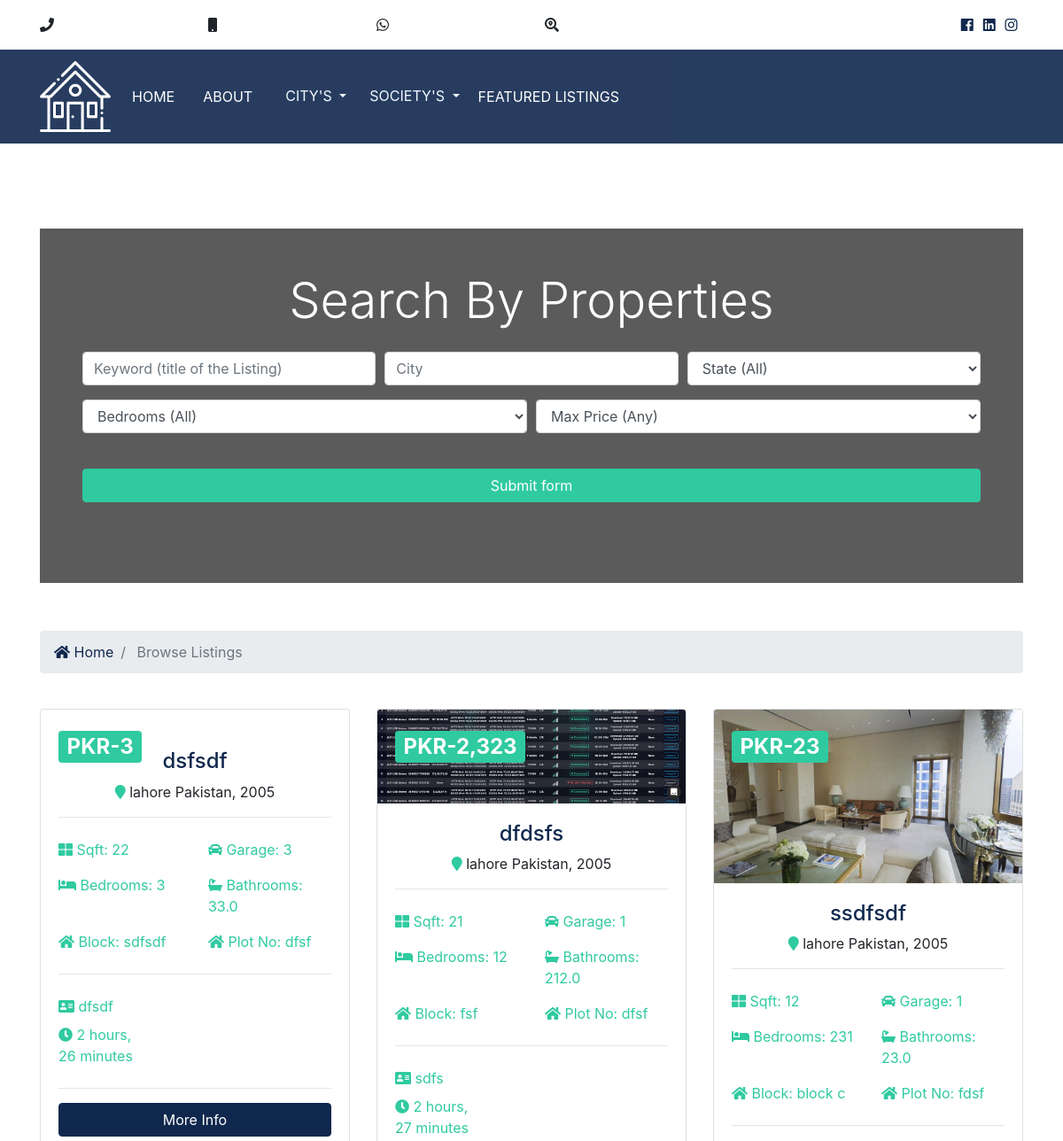
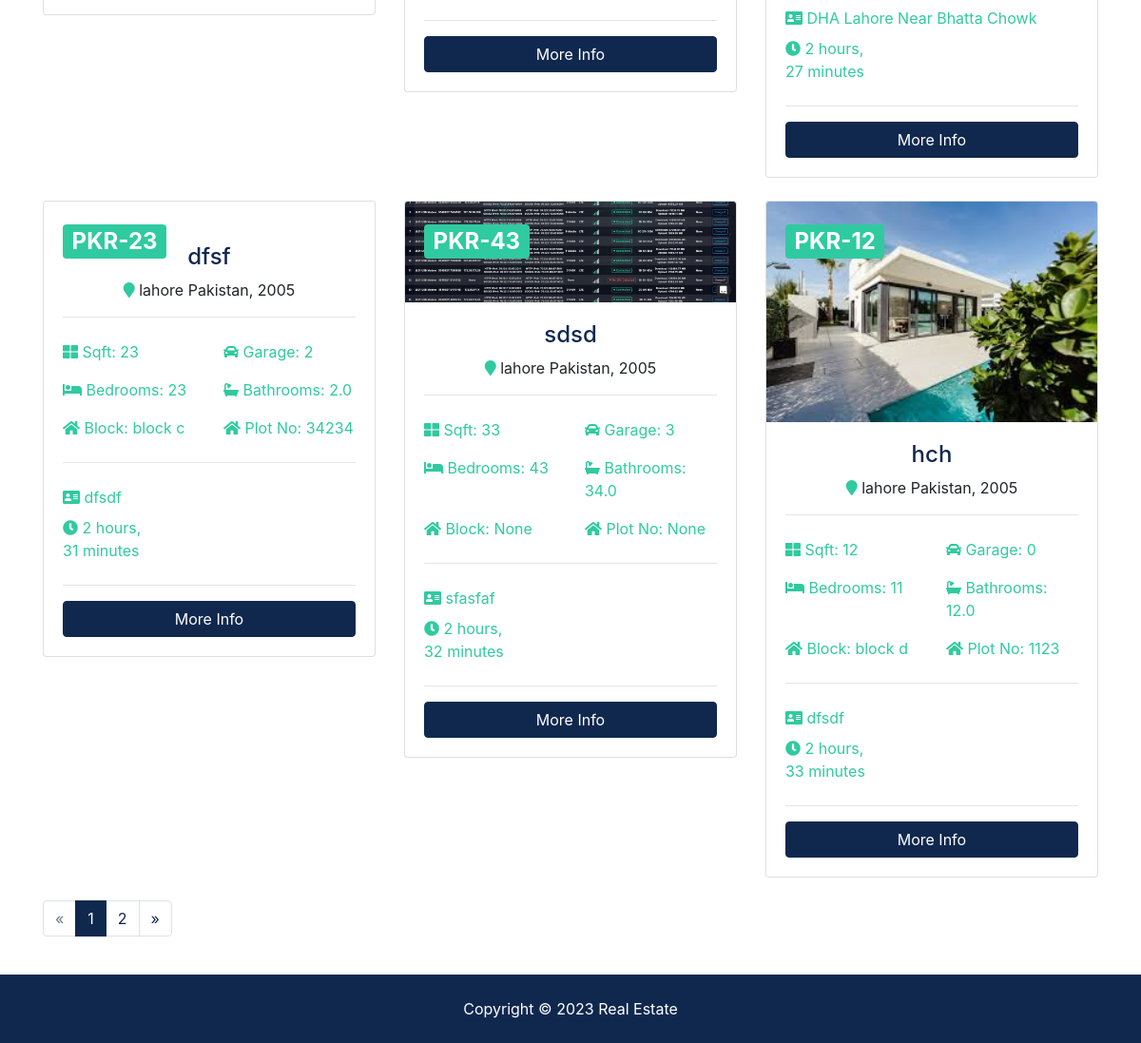
/listings/, run on the app's committed database (2 pictures, top to bottom).
### listings/models.py (models this page shows, shortened)
class Listing(models.Model):
    socity_phase_sector = models.ForeignKey(Socity_phase_Sector, on_delete=models.CASCADE, default=None)
    title = models.CharField(max_length=200)
    address = models.CharField(max_length=200, null=True)
    block = models.CharField(max_length=200, null=True)
    plot_no = models.CharField(max_length=200, null=True)
    description = tinymce_models.HTMLField(blank=True)
    video_url = models.CharField(max_length=1000, null=True)
    price = models.IntegerField(null=True)
    bedrooms = models.IntegerField(null=True)
    bathrooms = models.DecimalField(max_digits=4, decimal_places=1, null=True)
    garage = models.IntegerField(default=0)
    square_foot = models.IntegerField(null=True)
    plot_size = models.DecimalField(max_digits=5, decimal_places=1, null=True)
    photo_main = models.ImageField(upload_to='photos/%Y/%m/%d/', blank=True)
    photo_1 = models.ImageField(upload_to='photos/%Y/%m/%d/', blank=True)
    photo_2 = models.ImageField(upload_to='photos/%Y/%m/%d/', blank=True)
    photo_3 = models.ImageField(upload_to='photos/%Y/%m/%d/', blank=True)
    photo_4 = models.ImageField(upload_to='photos/%Y/%m/%d/', blank=True)
    photo_5 = models.ImageField(upload_to='photos/%Y/%m/%d/', blank=True)
    photo_6 = models.ImageField(upload_to='photos/%Y/%m/%d/', blank=True)
    is_published = models.BooleanField(default=True)
    list_date = models.DateTimeField(default=datetime.now, blank=True)
    created_at = models.DateTimeField(auto_now_add=True, blank=True)
    updated_at = models.DateTimeField(auto_now=True, blank=True)
    class Meta:
        verbose_name = "15. Plot Listing"

class Socity_phase_Sector(models.Model):
    society = models.ForeignKey(Society, on_delete=models.CASCADE, default=None)
    society_phase = models.ForeignKey(Socity_phase, on_delete=models.CASCADE)
    society_sector = models.ForeignKey(Socity_Sector, on_delete=models.CASCADE)
    is_published = models.BooleanField(default=True)
    list_date = models.DateTimeField(default=datetime.now, blank=True)
    created_at = models.DateTimeField(auto_now_add=True, blank=True)
    updated_at = models.DateTimeField(auto_now=True, blank=True)
    class Meta:
        verbose_name = "20. Society Phase and Sector"

class Society(models.Model):
    city = models.ForeignKey(city, on_delete=models.CASCADE)
    title = models.CharField(max_length=200)
    address = models.CharField(max_length=200)
    state = models.CharField(max_length=100)
    zipcode = models.CharField(max_length=20)
    photo_main = models.ImageField(upload_to='photos/%Y/%m/%d/')
    is_published = models.BooleanField(default=True)
    list_date = models.DateTimeField(default=datetime.now, blank=True)
    created_at= models.DateTimeField(auto_now_add=True, blank=True)
    updated_at= models.DateTimeField(auto_now=True, blank=True)
    class Meta:
        verbose_name = "01. Society Name"

class city(models.Model):
    title = models.CharField(max_length=200)
    photo_main = models.ImageField(upload_to='photos/%Y/%m/%d/')
    is_published = models.BooleanField(default=True)
    list_date = models.DateTimeField(default=datetime.now, blank=True)
    created_at = models.DateTimeField(auto_now_add=True, blank=True)
    updated_at = models.DateTimeField(auto_now=True, blank=True)
    def __str__(self):
        return self.title
    class Meta:
        verbose_name = "00. Society City"

### listings/views.py (the view)
# urls.py: path('', views.index, name='listings'),
def index(request):
  listings = Listing.objects.order_by('-list_date').filter(is_published=True)
  paginator = Paginator(listings, 6)
  page = request.GET.get('page')
  paged_listings = paginator.get_page(page)
  city_data = city.objects.order_by('-list_date').filter(is_published=True)
  society_dropdown = Society.objects.order_by('-list_date').filter(is_published=True)
  context = {
    'city_dropdown': city_data,
    'society_dropdowns': society_dropdown,
    'listings': paged_listings,
    'state_choices': state_choices,
    'bedroom_choices': bedroom_choices,
    'price_choices': price_choices
  }
  return render(request, 'listings/listings.html', context)

### templates/listings/listings.html (shortened to what this page needs)
{% extends 'base.html' %}
{% load humanize %}
{% block content %}
<section id="showcase" style="min-height: 510px !important;">
    <div class="container text-center">
      <div class="home-search p-5">
        <div class="overlay p-5">
          <h1 class="display-4 mb-4">
            Search By Properties
          </h1>
          <div class="search">
            <form action="{% url 'search' %}">
              <div class="form-row">
                <div class="col-md-4 mb-3">
                  <input type="text" name="keywords" class="form-control" placeholder="Keyword (title of the Listing)">
                </div>
                <div class="col-md-4 mb-3">
                  <input type="text" name="city" class="form-control" placeholder="City">
                </div>
                <div class="col-md-4 mb-3">
                  <select name="state" class="form-control">
                    <option selected="true" disabled="disabled">State (All)</option>
                  </select>
                </div>
              </div>
              <div class="form-row">
                <div class="col-md-6 mb-3">
                  <select name="bedrooms" class="form-control">
                    <option selected="true" disabled="disabled">Bedrooms (All)</option>
                  </select>
                </div>
                <div class="col-md-6 mb-3">
                  <select name="price" class="form-control" id="type">
                    <option selected="true" disabled="disabled">Max Price (Any)</option>
                  </select>
                </div>
              </div>
              <button class="btn btn-secondary btn-block mt-4" type="submit">Submit form</button>
            </form>
          </div>
        </div>
      </div>
    </div>
  </section>
<br>
  <section id="bc" class="mt-3">
    <div class="container">
      <nav aria-label="breadcrumb">
        <ol class="breadcrumb">
          <li class="breadcrumb-item">
            <a href="{% url 'index' %}">
              <i class="fas fa-home"></i> Home</a>
          </li>
          <li class="breadcrumb-item active"> Browse Listings</li>
        </ol>
      </nav>
    </div>
  </section>
  <section id="listings" class="py-4">
    <div class="container">
      <div class="row">
        {% if listings %}
          {% for listing in listings %}
          <div class="col-md-6 col-lg-4 mb-4">
              <div class="card listing-preview">
                  {% if listing.photo_main.url %}
                      <a href="/listing/{{listing.id}}" > <img class="card-img-top" src="{{ listing.photo_main.url }}" alt=""></a>
                  {% endif %}
                <div class="card-img-overlay">
                  <h2>
                    <span class="badge badge-secondary text-white">PKR-{{ listing.price | intcomma }}</span>
                  </h2>
                </div>
                <div class="card-body">
                  <div class="listing-heading text-center">
                    <h4 class="text-primary">{{ listing.title }}</h4>
                    <p>
                      <i class="fas fa-map-marker text-secondary"></i> {{ listing.socity_phase_sector.society.city }} {{ listing.socity_phase_sector.society.state }}, {{ listing.socity_phase_sector.society.zipcode }}</p>
                  </div>
                  <hr>
                  <div class="row py-2 text-secondary">
                    <div class="col-6">
                      <i class="fas fa-th-large"></i> Sqft: {{ listing.square_foot }}</div>
                    <div class="col-6">
                      <i class="fas fa-car"></i> Garage: {{ listing.garage }}</div>
                  </div>
                  <div class="row py-2 text-secondary">
                    <div class="col-6">
                      <i class="fas fa-bed"></i> Bedrooms: {{ listing.bedrooms }}</div>
                    <div class="col-6">
                      <i class="fas fa-bath"></i> Bathrooms: {{ listing.bathrooms }}</div>
                  </div>
                                      <div class="row py-2 text-secondary">
                    <div class="col-6">
                      <i class="fas fa-home"></i> Block: {{ listing.block }}</div>
                    <div class="col-6">
                      <i class="fas fa-home"></i> Plot No: {{ listing.plot_no }}</div>
                  </div>
                  <hr>
                                      <div class="row py-2 text-secondary">
                    <div class="col-12">
                      <i class="fas fa-address-card"></i> {{ listing.address }}</div>
                  </div>
                  <div class="row text-secondary pb-2">
                    <div class="col-6">
                      <i class="fas fa-clock"></i> {{ listing.list_date | timesince }}</div>
                  </div>
                  <hr>
                  <a href="{% url 'listing' listing.id %}" class="btn btn-primary btn-block">More Info</a>
                </div>
              </div>
            </div>
          {% endfor %}
        {% else %}
          <div class="col-md-12">
            <p>No Listings Available</p>
          </div>
        {% endif %}
      </div>
      <div class="row">
        <div class="col-md-12">
          {% if listings.has_other_pages %}
            <ul class="pagination">
              {% if listings.has_previous %}
                <li class="page-item">
                  <a href="?page={{listings.previous_page_number}}" class="page-link">&laquo;</a>
                </li>
              {% else %}
                <li class="page-item disabled">
                  <a class="page-link">&laquo;</a>
                </li>
              {% endif %}
              {% for i in listings.paginator.page_range %}
                {% if listings.number == i %}
                  <li class="page-item active">
                    <a class="page-link">{{i}}</a>
                  </li>
                {% else %}
                  <li class="page-item">
                    <a href="?page={{i}}" class="page-link">{{i}}</a>
                  </li>
                {% endif %}
              {% endfor %}
              {% if listings.has_next %}
                <li class="page-item">
                  <a href="?page={{listings.next_page_number}}" class="page-link">&raquo;</a>
                </li>
              {% else %}
                <li class="page-item disabled">
                  <a class="page-link">&raquo;</a>
                </li>
              {% endif %}
            </ul>
          {% endif %}
        </div>
      </div>
    </div>
  </section>
{% endblock %}

### realestate/static/css/all.css (style rules this page uses)
.fa, .fas, .far, .fal, .fab { -moz-osx-font-smoothing: grayscale; -webkit-font-smoothing: antialiased; display: inline-block; font-style: normal; font-variant: normal; text-rendering: auto; line-height: 1; }
.fa-address-card:before { content: "\f2bb"; }
.fa-bath:before { content: "\f2cd"; }
.fa-bed:before { content: "\f236"; }
.fa-car:before { content: "\f1b9"; }
.fa-clock:before { content: "\f017"; }
.fa-home:before { content: "\f015"; }
.fa-map-marker:before { content: "\f041"; }
.fa-th-large:before { content: "\f009"; }
.fa, .fas { font-family: 'Font Awesome 5 Free'; font-weight: 900; }

### realestate/static/css/style.css (style rules this page uses)
.btn-secondary { color: #fff !important; }
img { width: 100%; }
#showcase { background: url(../img/showcase.jpg) no-repeat top center fixed/cover; position: relative; min-height: 650px; color: #fff; padding-top: 6rem; }
#showcase .home-search { min-height: 400px; position: relative; border-radius: 5px; }
#showcase .overlay { content: ''; position: absolute; top: 0; left: 0; min-height: 400px; width: 100%; background: rgba(51, 51, 51, 0.8); }
.listing-preview a { position: relative; }

### data on the page
Listing: price "3", title "dsfsdf", socity_phase_sector.society.city "lahore", socity_phase_sector.society.state "Pakistan", socity_phase_sector.society.zipcode "2005", square_foot "22", garage "3", bedrooms "3", bathrooms "33.0", block "sdfsdf", plot_no "dfsf", address "dfsdf", list_date "2 hours, 26 minutes"
Listing: photo_main (picture), price "2,323", title "dfdsfs", socity_phase_sector.society.city "lahore", socity_phase_sector.society.state "Pakistan", socity_phase_sector.society.zipcode "2005", square_foot "21", garage "1", bedrooms "12", bathrooms "212.0", block "fsf", plot_no "dfsf", address "sdfs", list_date "2 hours, 27 minutes"
Listing: photo_main (picture), price "23", title "ssdfsdf", socity_phase_sector.society.city "lahore", socity_phase_sector.society.state "Pakistan", socity_phase_sector.society.zipcode "2005", square_foot "12", garage "1", bedrooms "231", bathrooms "23.0", block "block c", plot_no "fdsf", address "DHA Lahore Near Bhatta Chowk", list_date "2 hours, 27 minutes"
Listing: price "23", title "dfsf", socity_phase_sector.society.city "lahore", socity_phase_sector.society.state "Pakistan", socity_phase_sector.society.zipcode "2005", square_foot "23", garage "2", bedrooms "23", bathrooms "2.0", block "block c", plot_no "34234", address "dfsdf", list_date "2 hours, 31 minutes"
Listing: photo_main (picture), price "43", title "sdsd", socity_phase_sector.society.city "lahore", socity_phase_sector.society.state "Pakistan", socity_phase_sector.society.zipcode "2005", square_foot "33", garage "3", bedrooms "43", bathrooms "34.0", block "None", plot_no "None", address "sfasfaf", list_date "2 hours, 32 minutes"
Listing: photo_main (picture), price "12", title "hch", socity_phase_sector.society.city "lahore", socity_phase_sector.society.state "Pakistan", socity_phase_sector.society.zipcode "2005", square_foot "12", garage "0", bedrooms "11", bathrooms "12.0", block "block d", plot_no "1123", address "dfsdf", list_date "2 hours, 33 minutes"

### other printed values
{{ i }} "1"
{{ i }} "2"
